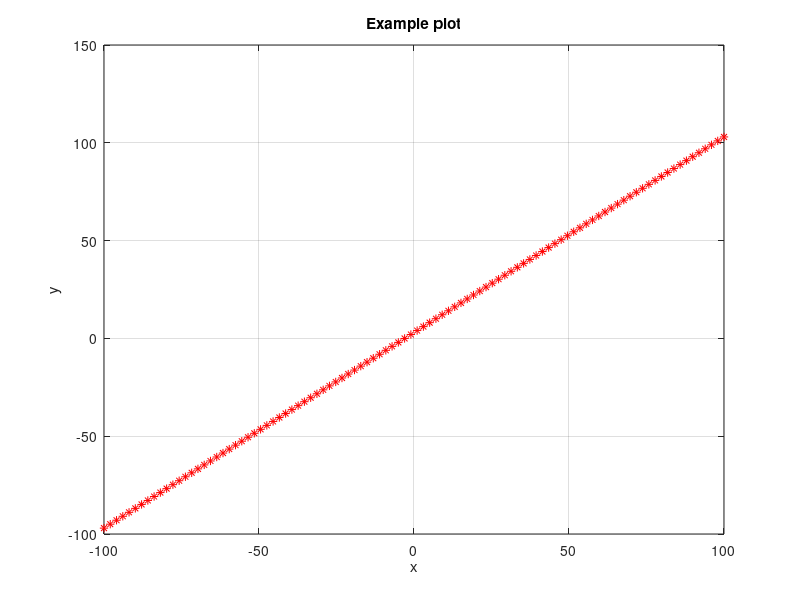

Reproduce this figure in MATLAB.
x = linspace(-100,100);
y = x + 3 ;
figure
plot(x,y);
plot(x,y,'r');
plot(x,y,'r*');
xlabel('x');
ylabel('y');
title('Example plot');
grid on